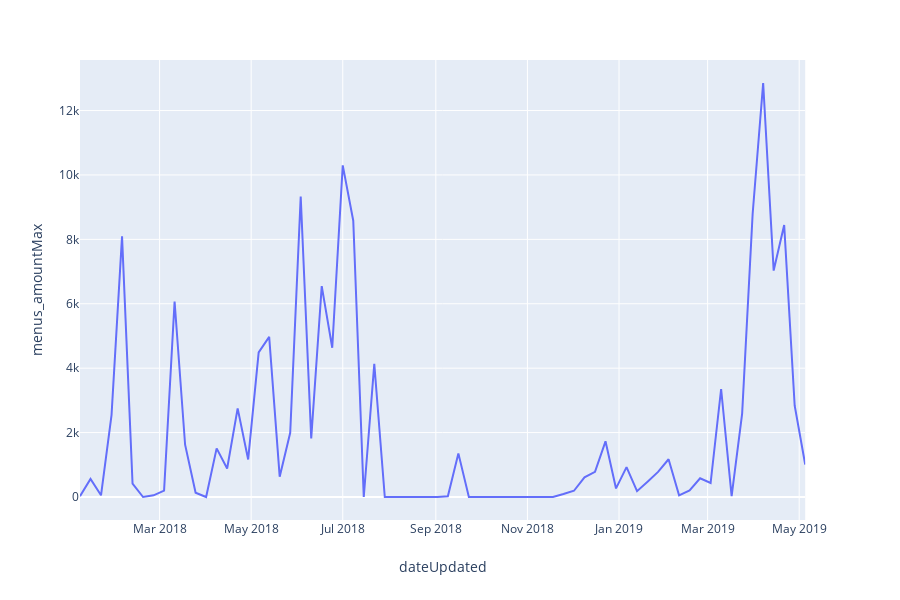

The notebook cell this image was saved under:
### Code cell
import plotly.express as px
fig = px.line(data_week2, x='dateUpdated', y='menus_amountMax')
fig.show()
